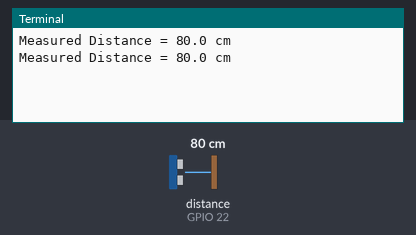
A program run on a simulated Raspberry Pi (BCM pin numbers). Parts: the last lines printed to the terminal. The inputs (shaded band) are chosen by the test bench; at power-on: distance to the obstacle (sensor on GPIO 22) 80 cm. The echo pulse lasts 58.3 µs per cm; the clock reads 2024-03-15 10:24:30 at power-on unless the program sets it.

Above: at 1.2 s.
1.3 s: distance to the obstacle (sensor on GPIO 22) set to 2 cm
At 2.6 s:
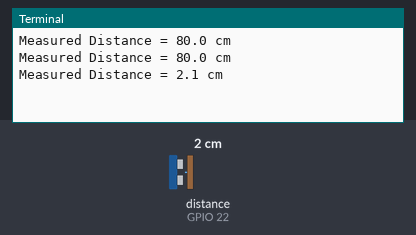
2.8 s: distance to the obstacle (sensor on GPIO 22) set to 4 cm
At 3.8 s:
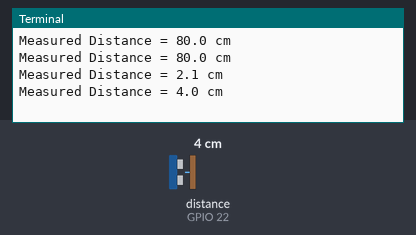
Timing chart, 0 to 5.8 s (numbered marks = the images above; inputs shaded):
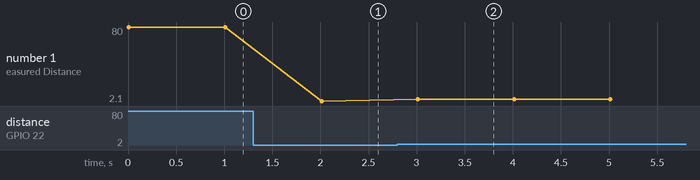

Measured:
- after the input at 1.3 s, the terminal: prints a new line after 0.71 s (image 1)
- after the input at 2.8 s, the terminal: prints a new line after 0.21 s (image 2)
- plotted number 1: 80 → 2.1 after the input at 1.3 s, 2.1 → 4 after the input at 2.8 s

The program:

hrs4.py
```python
#Libraries
import RPi.GPIO as GPIO
import time

#GPIO Mode (BOARD / BCM)
GPIO.setmode(GPIO.BCM)

#set GPIO Pins
GPIO_TRIGGER =27
GPIO_ECHO = 22

#set GPIO direction (IN / OUT)
GPIO.setup(GPIO_TRIGGER, GPIO.OUT)
GPIO.setup(GPIO_ECHO, GPIO.IN)

def distance():
    # set Trigger to HIGH
    GPIO.output(GPIO_TRIGGER, True)

    # set Trigger after 0.01ms to LOW
    time.sleep(0.00001)
    GPIO.output(GPIO_TRIGGER, False)

    StartTime = time.time()
    StopTime = time.time()

    # save StartTime
    while GPIO.input(GPIO_ECHO) == 0:
        StartTime = time.time()

    # save time of arrival
    while GPIO.input(GPIO_ECHO) == 1:
        StopTime = time.time()

    # time difference between start and arrival
    TimeElapsed = StopTime - StartTime
    # multiply with the sonic speed (34300 cm/s)
    # and divide by 2, because there and back
    distance = (TimeElapsed * 34300) / 2

    return distance

if __name__ == '__main__':
    try:
        while True:
            dist = distance()
            print ("Measured Distance = %.1f cm" % dist)
            time.sleep(1)

        # Reset by pressing CTRL + C
    except KeyboardInterrupt:
        print("Measurement stopped by User")
        GPIO.cleanup()
```
